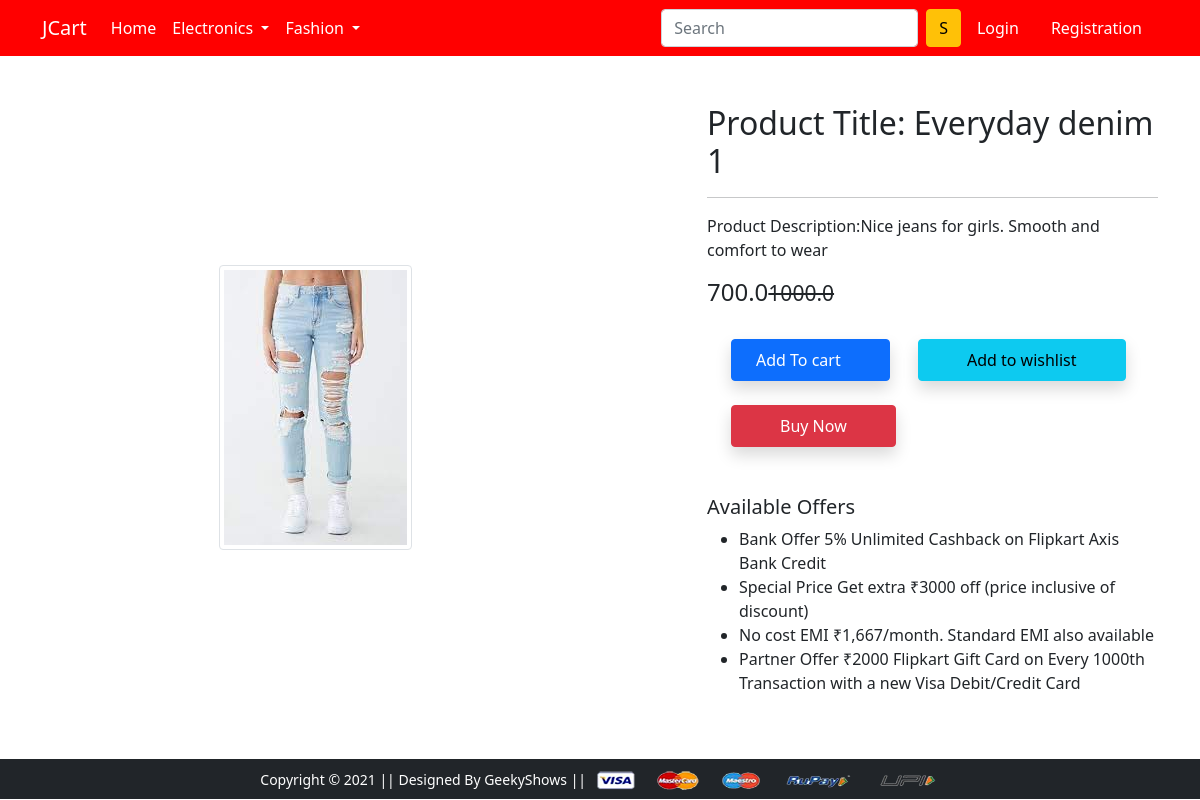
Screenshot of /product-detail/1/ with the database file from the repository.
### app/models.py (models this page shows, shortened)
class Product(models.Model):
    title=models.CharField(max_length=100)
    selling_price=models.FloatField()
    discounted_price=models.FloatField()
    description=models.TextField()
    category=models.CharField(choices=CATEGORY_CHOICES,max_length=10)
    brand=models.CharField(max_length=50,choices=BRAND_CHOICES)
    product_image=models.ImageField(upload_to='productimg')

### app/views.py (the view)
# urls.py: path('product-detail/<int:pk>/', views.ProductDetailView.as_view(), name='product-detail'),
class ProductDetailView(View):
    def get(self,request,pk):
        user=request.user
        product=Product.objects.get(id=pk)
        item_already_in_cart=False
        item_already_in_wishlist=False
        if user.is_authenticated:
            item_already_in_cart=Cart.objects.filter(Q(product=product.id)  &  Q(user=request.user)).exists()
        if user.is_authenticated:
           item_already_in_wishlist=Wishlist.objects.filter(Q(product=product.id) & Q(user=request.user)).exists()
        context={
            'product':product,
            'item_exists':item_already_in_cart,
            'item_in_wishlist':item_already_in_wishlist
            }
        return render(request,'app/productdetail.html',context)

### app/Templates/app/productdetail.html (shortened to what this page needs)
{% extends 'app/base.html' %}
{% load static %}
{% block main-content %}
<div class="container my-5">
 <div class="row">
  <div class="col-sm-6 text-center align-self-center">
   <img src="{{product.product_image.url}}" alt="" class="img-fluid img-thumbnail">
  </div>
  <div class="col-sm-5 offset-sm-1">
   <h2>Product Title: {{product.title}} 1</h2>
   <hr>
   <p>Product Description:{{product.description}}</p>
   <h4>{{product.discounted_price}}<small class="fw-light text-decoration-line-through">{{product.selling_price}}</small></h4> <br>
  {% if item_exists %}
     <a href="{% url 'show_cart' %}" class="btn btn-warning shadow px-5 py-2 ms-4">Go To Cart</a>
   {% else %}
   <form action="/add-to-cart" class="d-inline">
    <button type="submit" class="btn btn-primary shadow px-5 py-2 ms-4 ps-4">Add To cart</button>
   </form>
   {% endif %}
   {% if item_in_wishlist %}
       <a href="{% url 'removewishlist' product.id %}" class="btn btn-danger  shadow  py-2 ms-4"> Remove From Wishlist</a>
   {% else %}
       <a href="{% url 'addtowishlist' product.id %}" class="btn btn-info shadow px-5 py-2 ms-4">Add to wishlist</a>
   {% endif %}
   <br><br>
   <a href="{% url 'buy-now' product.id %}"  class="btn btn-danger shadow px-5 py-2 ms-4">Buy Now</a>
   <h5 class="mt-5">Available Offers</h5>
   <ul>
    <li>Bank Offer 5% Unlimited Cashback on Flipkart Axis Bank Credit</li>
    <li>Special Price Get extra ₹3000 off (price inclusive of discount)</li>
    <li>No cost EMI ₹1,667/month. Standard EMI also available</li>
    <li>Partner Offer ₹2000 Flipkart Gift Card on Every 1000th Transaction with a new Visa Debit/Credit Card</li>
   </ul>
  </div>
 </div>
</div>
{% endblock main-content %}

### rows the page displays
Product: product_image (picture), title "Everyday denim", description "Nice jeans for girls. Smooth and comfort to wear", discounted_price "700.0", selling_price "1000.0"
